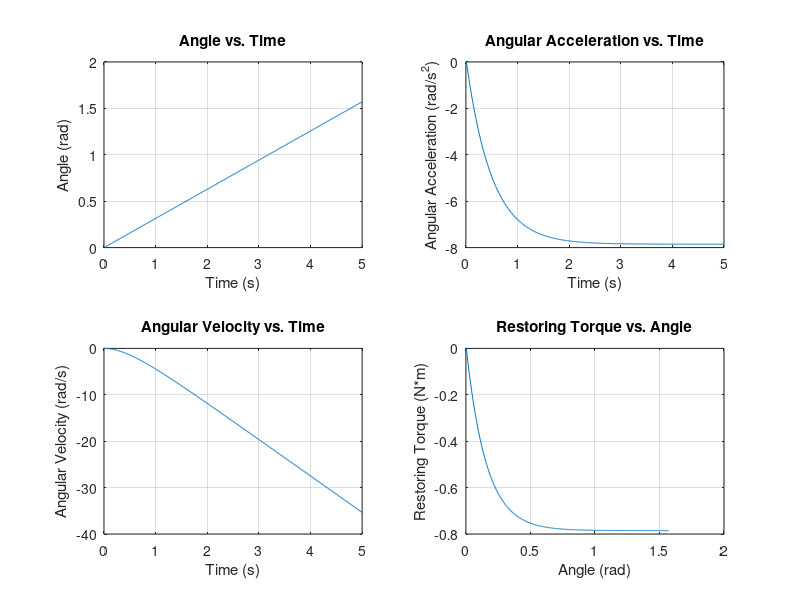

Source code (MATLAB):
%% ExoNET Program to Model a Bungee Cord Attached Between Wrist and Forearm for Supination

close all;
clear all;
clc;


%% Initialize Input Variables  

% Bungee cord parameters
momentOfInertia = 0.1; % moment of inertia of the forearm (in kg*m^2)
springConstant = 5; % torsional spring constant (in N*m/rad)
dampingCoefficient = 0.2; % damping coefficient (in N*m*s/rad)
initialAngle = 0; % initial angle of the forearm (in rad)

% Simulation parameters
timeStep = 0.01; % time step for simulation (in s)
totalTime = 5; % total simulation time (in s)

% Angle range
minAngle = 0; % Minimum angle (rad)
maxAngle = pi/2; % Maximum angle (rad)

% Initialize variables
time = 0:timeStep:totalTime;
numSteps = numel(time);
angle = linspace(minAngle, maxAngle, numSteps);
angularVelocity = zeros(1, numSteps);
angularAcceleration = zeros(1, numSteps);
restoringTorque = zeros(1, numSteps);

% Set initial conditions
angularVelocity(1) = 0; % Starting with zero angular velocity
angularAcceleration(1) = 0; % Starting with zero angular acceleration


%% Supination Motion of the Forearm

for i = 2:numSteps
    
    % Calculate the torque
    torqueSpring = springConstant * angle(i-1);
    torqueDamping = dampingCoefficient * angularVelocity(i-1);
    restoringTorque(i) = -torqueSpring - torqueDamping;
    
    % Calculate angular acceleration using Newton's second law for rotation
    angularAcceleration(i) = restoringTorque(i) / momentOfInertia;
    
    % Update angular velocity and angle using Euler's method
    angularVelocity(i) = angularVelocity(i-1) + angularAcceleration(i) * timeStep;
    
end

%% Plotting

% Angle vs. time
subplot(2, 2, 1);
plot(time, angle);
xlabel('Time (s)');
ylabel('Angle (rad)');
title('Angle vs. Time');
grid on;

% Angular acceleration vs. time
subplot(2, 2, 2);
plot(time, angularAcceleration);
xlabel('Time (s)');
ylabel('Angular Acceleration (rad/s^2)');
title('Angular Acceleration vs. Time');
grid on;

% Angular velocity vs. time
subplot(2, 2, 3);
plot(time, angularVelocity);
xlabel('Time (s)');
ylabel('Angular Velocity (rad/s)');
title('Angular Velocity vs. Time');
grid on;

% Restoring torque vs. angle
subplot(2, 2, 4);
plot(angle, restoringTorque);
xlabel('Angle (rad)');
ylabel('Restoring Torque (N*m)');
title('Restoring Torque vs. Angle');
grid on;
